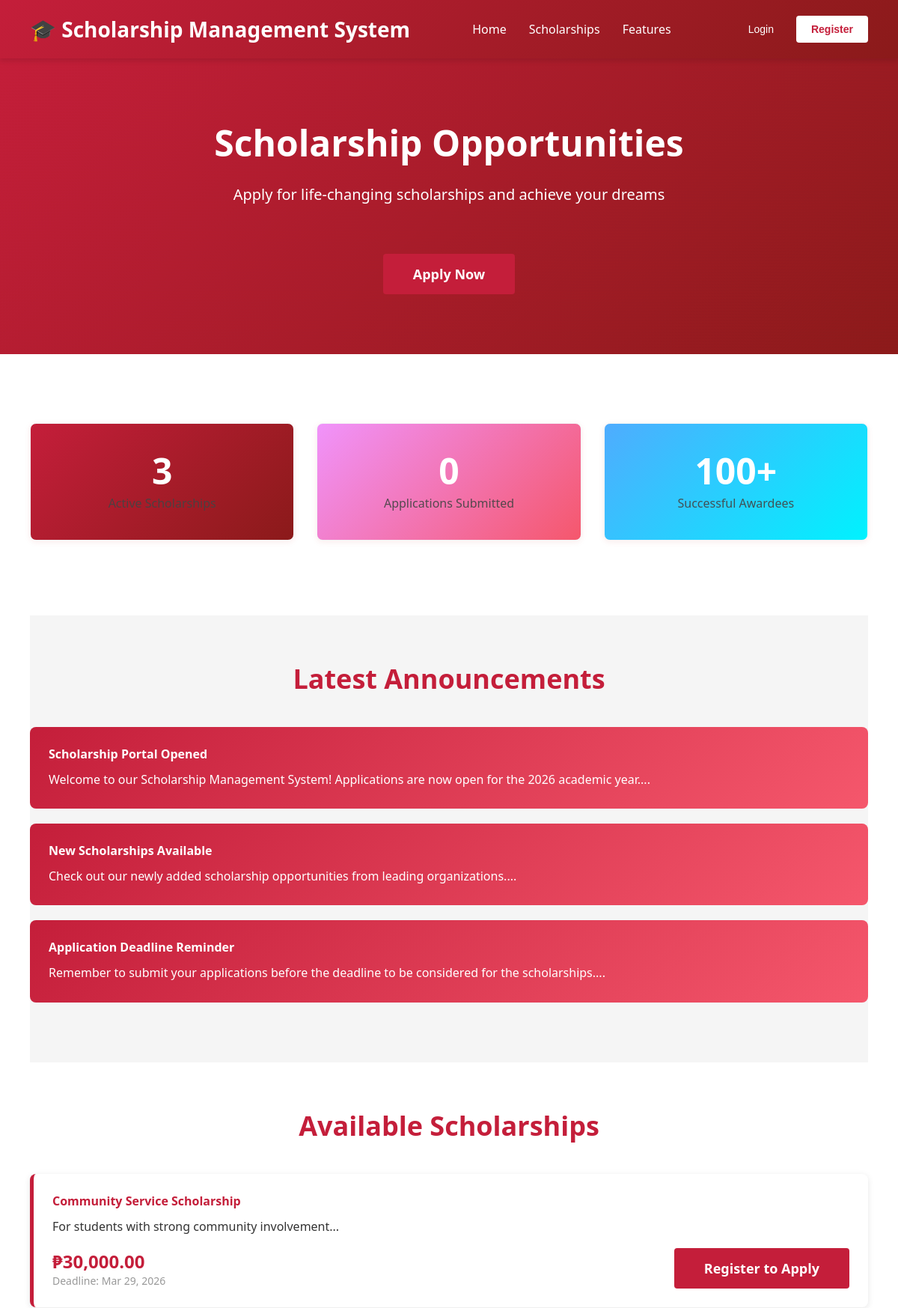
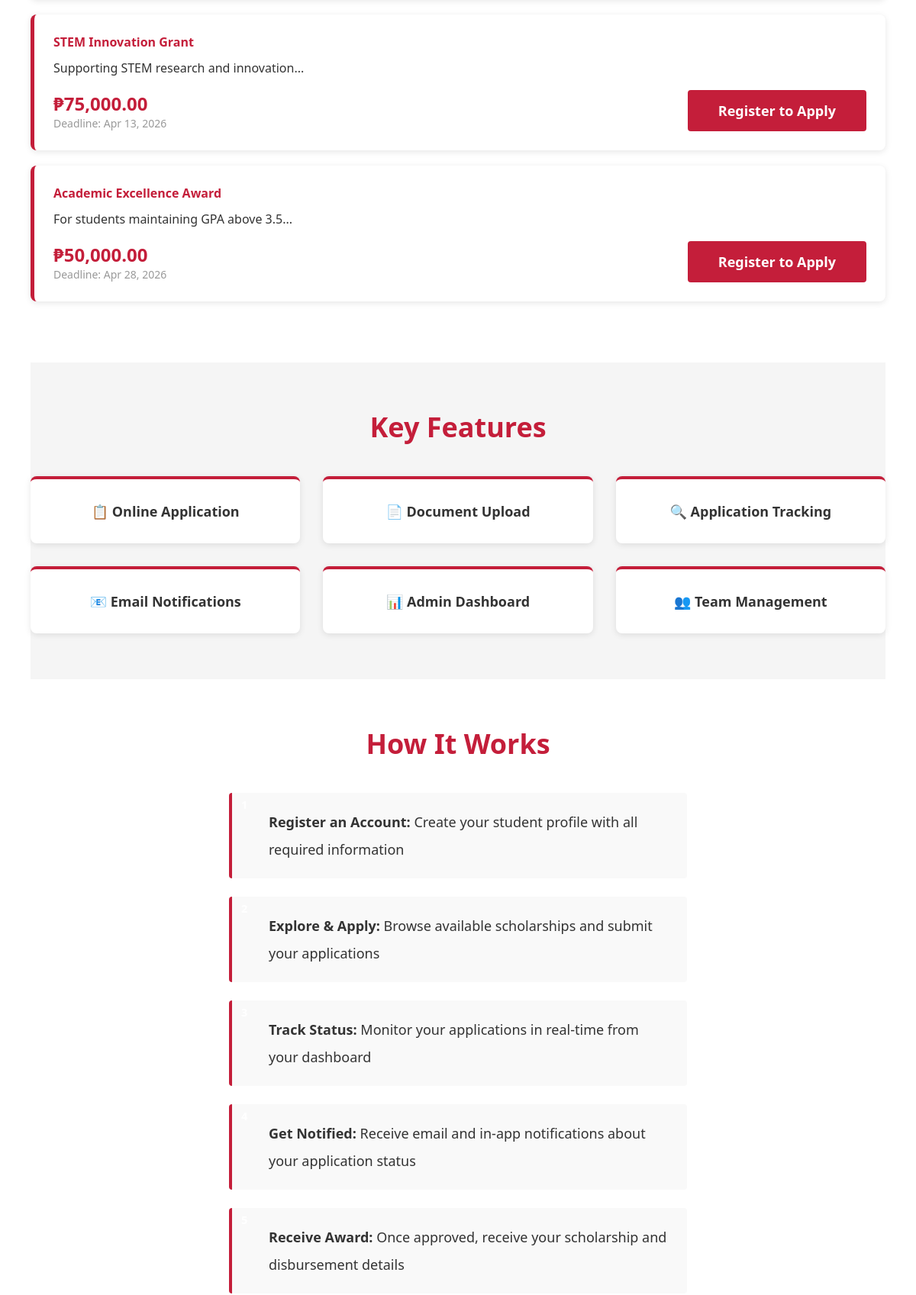
The page / (upper part) on the database its author committed (2 pictures, top to bottom).
### tables this page shows
CREATE TABLE IF NOT EXISTS announcements (
  id INT AUTO_INCREMENT PRIMARY KEY,
  title VARCHAR(255) NOT NULL,
  message TEXT NOT NULL,
  type ENUM('info','success','warning','urgent') DEFAULT 'info',
  created_by INT NOT NULL,
  published TINYINT(1) DEFAULT 1,
  published_at DATETIME DEFAULT CURRENT_TIMESTAMP,
  expires_at DATETIME,
  created_at DATETIME DEFAULT CURRENT_TIMESTAMP,
  updated_at DATETIME DEFAULT CURRENT_TIMESTAMP ON UPDATE CURRENT_TIMESTAMP,
  FOREIGN KEY (created_by) REFERENCES users(id) ON DELETE CASCADE,
  INDEX idx_published (published),
  INDEX idx_created_at (created_at)
);

CREATE TABLE IF NOT EXISTS scholarships (
  id INT AUTO_INCREMENT PRIMARY KEY,
  title VARCHAR(255) NOT NULL,
  description TEXT NOT NULL,
  organization VARCHAR(150) NOT NULL,
  eligibility_requirements TEXT,
  renewal_requirements TEXT,
  amount DECIMAL(12,2) NOT NULL CHECK (amount > 0),
  deadline DATE NOT NULL,
  status ENUM('open','closed','cancelled') DEFAULT 'open',
  created_by INT NOT NULL,
  created_at DATETIME DEFAULT CURRENT_TIMESTAMP,
  updated_at DATETIME DEFAULT CURRENT_TIMESTAMP ON UPDATE CURRENT_TIMESTAMP,
  UNIQUE KEY unique_scholarship (title, organization, deadline),
  FOREIGN KEY (created_by) REFERENCES users(id) ON DELETE CASCADE,
  INDEX idx_status (status),
  INDEX idx_deadline (deadline),
  INDEX idx_created_at (created_at)
);

### helpers/SecurityHelper.php (called while the page is built, shortened)
<?php
function sanitizeString($string) {
    return htmlspecialchars(trim($string), ENT_QUOTES, 'UTF-8');
}
function isLoggedIn() {
    return isset($_SESSION['user_id']) && !empty($_SESSION['user_id']);
}

### index.php (the view, shortened to what this page needs)
<?php
require_once __DIR__ . '/helpers/SecurityHelper.php';
$pdo = getPDO();
$stmt = $pdo->query("
    SELECT * FROM scholarships
    WHERE status = 'open' AND deadline > NOW()
    ORDER BY deadline ASC
    LIMIT 10
");
$scholarships = $stmt->fetchAll(PDO::FETCH_ASSOC) ?: [];
$stmt = $pdo->query("
    SELECT * FROM announcements
    WHERE published = 1 AND (expires_at IS NULL OR expires_at > NOW())
    ORDER BY published_at DESC
    LIMIT 3
");
$announcements = $stmt->fetchAll(PDO::FETCH_ASSOC) ?: [];
$totalApps = $pdo->query("SELECT COUNT(*) FROM applications")->fetchColumn() ?: 0;
$totalScholarships = $pdo->query("SELECT COUNT(*) FROM scholarships WHERE status = 'open'")->fetchColumn() ?: 0;
?>
<!DOCTYPE html>
<html lang="en">
<head>
  <link rel="stylesheet" href="assets/style.css">
</head>
<body>
<nav class="navbar">
  <div class="navbar-logo">🎓 Scholarship Management System</div>
  <div class="navbar-nav">
    <a href="#home">Home</a>
    <a href="#scholarships">Scholarships</a>
    <a href="#features">Features</a>
  </div>
  <div class="navbar-buttons">
    <?php if (isLoggedIn()): ?>
      <button class="login" onclick="window.location.href='member/dashboard_new.php'" style="background: white; color: #667eea;">Dashboard</button>
      <button class="register" onclick="window.location.href='auth/logout.php'" style="background: #f56565; color: white;">Logout</button>
    <?php else: ?>
      <button class="login" onclick="window.location.href='auth/login.php'">Login</button>
      <button class="register" onclick="window.location.href='auth/register.php'">Register</button>
    <?php endif; ?>
  </div>
</nav>
<section id="home" class="hero">
  <h1>Scholarship Opportunities</h1>
  <p>Apply for life-changing scholarships and achieve your dreams</p>
  <?php if (!isLoggedIn()): ?>
    <button class="primary-btn" onclick="window.location.href='auth/register.php'">Apply Now</button>
  <?php else: ?>
    <button class="primary-btn" onclick="window.location.href='member/apply_scholarship_new.php'">Explore & Apply</button>
  <?php endif; ?>
</section>
<div class="container">
  <div class="section">
    <div class="stats-grid">
      <div class="stat-card">
        <div class="number"><?= $totalScholarships ?></div>
        <div class="label">Active Scholarships</div>
      </div>
      <div class="stat-card" style="background: linear-gradient(135deg, #f093fb 0%, #f5576c 100%);">
        <div class="number"><?= $totalApps ?></div>
        <div class="label">Applications Submitted</div>
      </div>
      <div class="stat-card" style="background: linear-gradient(135deg, #4facfe 0%, #00f2fe 100%);">
        <div class="number">100+</div>
        <div class="label">Successful Awardees</div>
      </div>
    </div>
  </div>
  <?php if (!empty($announcements)): ?>
    <section id="announcements" class="announcements section">
      <h2>Latest Announcements</h2>
      <?php foreach ($announcements as $ann): ?>
        <div class="announcement">
          <h4><?= sanitizeString($ann['title']) ?></h4>
          <p><?= sanitizeString(substr($ann['message'], 0, 150)) ?>...</p>
        </div>
      <?php endforeach; ?>
    </section>
  <?php endif; ?>
  <section id="scholarships" class="scholarships section">
    <h2>Available Scholarships</h2>
    <?php if (!empty($scholarships)): ?>
      <?php foreach ($scholarships as $sch): ?>
        <div class="scholarship-card">
          <h4><?= sanitizeString($sch['title']) ?></h4>
          <p><?= sanitizeString(substr($sch['description'] ?? '', 0, 150)) ?>...</p>
          <div style="display: flex; justify-content: space-between; align-items: center; margin-top: 15px;">
            <div>
              <div class="amount">₱<?= number_format($sch['amount'] ?? 0, 2) ?></div>
              <div class="deadline">Deadline: <?= date('M d, Y', strtotime($sch['deadline'])) ?></div>
            </div>
            <?php if (isLoggedIn()): ?>
              <button class="primary-btn" style="margin: 0;" onclick="window.location.href='member/apply_scholarship_new.php?id=<?= $sch['id'] ?>'">Apply</button>
            <?php else: ?>
              <button class="primary-btn" style="margin: 0;" onclick="window.location.href='auth/register.php'">Register to Apply</button>
            <?php endif; ?>
          </div>
        </div>
      <?php endforeach; ?>
    <?php else: ?>
      <p style="text-align: center;">No scholarships available at this time. Please check back soon!</p>
    <?php endif; ?>
  </section>
  <section id="features" class="features section">
    <h2>Key Features</h2>
    <div class="feature-grid">
      <div class="feature-card">📋 Online Application</div>
      <div class="feature-card">📄 Document Upload</div>
      <div class="feature-card">🔍 Application Tracking</div>
      <div class="feature-card">📧 Email Notifications</div>
      <div class="feature-card">📊 Admin Dashboard</div>
      <div class="feature-card">👥 Team Management</div>
    </div>
  </section>
  <section id="process" class="process section">
    <h2>How It Works</h2>
    <ol>
      <li><strong>Register an Account:</strong> Create your student profile with all required information</li>
      <li><strong>Explore & Apply:</strong> Browse available scholarships and submit your applications</li>
      <li><strong>Track Status:</strong> Monitor your applications in real-time from your dashboard</li>
      <li><strong>Get Notified:</strong> Receive email and in-app notifications about your application status</li>
      <li><strong>Receive Award:</strong> Once approved, receive your scholarship and disbursement details</li>
    </ol>
  </section>
</div>
</body>
</html>

### assets/style.css (style rules this page uses)
.stats-grid { display: flex; gap: 2rem; margin: 2rem 0 1rem 0; flex-wrap: wrap; }
.stat-card { background: #fff; border-radius: 12px; box-shadow: 0 2px 8px rgba(185,28,28,0.08); padding: 1.5rem 2.5rem; min-width: 180px; text-align: center; border: 1px solid #f3f4f6; display: flex; flex-direction: column; align-items: center; justify-content: center; }
.stat-card .label { color: #444; font-size: 1.1rem; margin-bottom: 8px; }
h1 { font-size: 2.5rem; font-weight: 700; }
h2 { font-size: 2rem; font-weight: 600; }
p { color: var(--text-secondary); line-height: 1.7; }
.navbar { display: flex; justify-content: space-between; align-items: center; padding: 1.5rem 3rem; background: var(--surface); border-bottom: 1px solid var(--border); position: sticky; top: 0; z-index: 100; backdrop-filter: blur(10px); background: rgba(255, 255, 255, 0.95); }
.login { background: transparent; color: var(--primary); border: 1.5px solid var(--primary); }
.register { background: var(--primary); color: white; }
.hero { text-align: center; padding: 8rem 2rem; background: linear-gradient(135deg, rgba(185, 28, 28, 0.06) 0%, rgba(248, 113, 113, 0.06) 100%); position: relative; overflow: hidden; }
.hero::before { content: ''; position: absolute; top: 0; left: 0; right: 0; bottom: 0; background-image: repeating-linear-gradient( 0deg, transparent, transparent 2px, rgba(185, 28, 28, 0.04) 2px, rgba(185, 28, 28, 0.04) 4px ); pointer-events: none; }
.hero h1 { position: relative; z-index: 1; margin-bottom: 1rem; color: var(--primary); }
.hero p { position: relative; z-index: 1; font-size: 1.25rem; max-width: 600px; margin: 0 auto; color: var(--text-secondary); }
.primary-btn { margin-top: 2rem; padding: 1rem 2.5rem; font-size: 1rem; border-radius: 6px; border: none; cursor: pointer; background: var(--primary); color: white; font-weight: 600; transition: all 0.2s ease; font-family: inherit; position: relative; z-index: 1; }
.features { padding: 6rem 3rem; max-width: 1200px; margin: 0 auto; }
.features h2 { text-align: center; margin-bottom: 3rem; color: var(--primary); }
.feature-grid { display: grid; grid-template-columns: repeat(auto-fit, minmax(280px, 1fr)); gap: 1.5rem; }
.feature-card { background: var(--surface); padding: 2rem; border-radius: 8px; border: 1px solid var(--border); text-align: center; transition: all 0.2s ease; font-size: 1.1rem; font-weight: 500; color: var(--text-primary); }
.process { background: var(--surface); padding: 6rem 3rem; border-top: 1px solid var(--border); border-bottom: 1px solid var(--border); }
.process h2 { text-align: center; margin-bottom: 3rem; color: var(--primary); }
.process ol { max-width: 600px; margin: 0 auto; text-align: left; font-size: 1.1rem; line-height: 2; color: var(--text-secondary); list-style: none; counter-reset: step-counter; }
.process ol li { counter-increment: step-counter; position: relative; padding-left: 3rem; margin-bottom: 1.5rem; }
.process ol li::before { content: counter(step-counter); position: absolute; left: 0; top: 0; width: 2rem; height: 2rem; background: var(--primary); color: white; border-radius: 50%; display: flex; align-items: center; justify-content: center; font-weight: 600; font-size: 0.9rem; }

### rows shown on the page
announcements: title "Scholarship Portal Opened", message "Welcome to our Scholarship Management System! Applications are now open for the 2026 academic year."
announcements: title "New Scholarships Available", message "Check out our newly added scholarship opportunities from leading organizations."
announcements: title "Application Deadline Reminder", message "Remember to submit your applications before the deadline to be considered for the scholarships."
scholarships: title "Community Service Scholarship", description "For students with strong community involvement", amount "30,000.00", deadline "Mar 29, 2026"
scholarships: title "STEM Innovation Grant", description "Supporting STEM research and innovation", amount "75,000.00", deadline "Apr 13, 2026"
scholarships: title "Academic Excellence Award", description "For students maintaining GPA above 3.5", amount "50,000.00", deadline "Apr 28, 2026"

### other values the page prints
$totalScholarships "3"
$totalApps "0"
